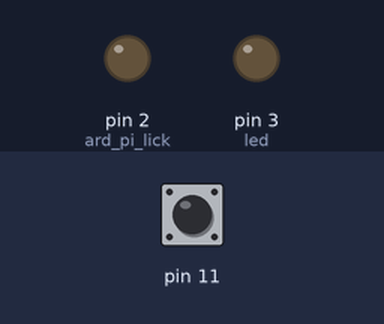
Bench run of a sketch on a simulated Arduino Uno, built with avr-gcc and run on an emulated ATmega328P. Shown: output pins drawn as LEDs (lit = HIGH). The inputs (shaded band) are chosen by the test bench; at power-on: pin 11 HIGH.

Above: at 3.7 s.
3.8 s: pin 11 pulled LOW for 0.15 s
At 3.9 s:
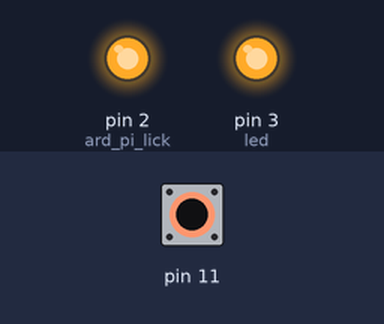
5.5 s: pin 11 pulled LOW for 3.2 s
At 9.3 s:
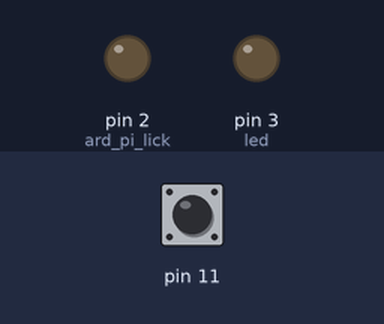
Timing chart, 0 to 10.8 s (numbered marks = the images above; inputs shaded):
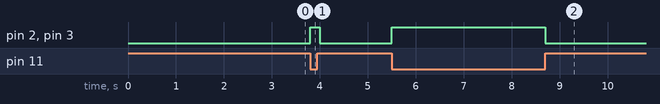

Measured:
- after the input at 3.8 s, pin 2 (ard_pi_lick), pin 3 (led): LOW → HIGH at once, → LOW 0.20 s later
- after the input at 5.5 s, pin 2 (ard_pi_lick), pin 3 (led): LOW → HIGH at once, → LOW 3.2 s later

The sketch:

lick_sensor_BaselMaze.ino
```cpp
#include <CapacitiveSensor.h>
CapacitiveSensor   cs_10_11 = CapacitiveSensor(10,11);       // 10M resistor between pins 10 & 11, pin 11 is sensor pin
//Capacitive sensor
int cs_thresh;//look at serial monitor during testing to find a value
int var;
int cs1;
//outputs to Pi
const int ard_pi_lick = 2;//output TTL
const int led = 3;//diagnostic led

void setup()
{
    cs_10_11.set_CS_AutocaL_Millis(0xFFFFFFFF);     // turn off autocalibrate on channel 1 - just as an example
//    Serial.begin(9600);//setup serial
    pinMode(ard_pi_lick, OUTPUT);
    pinMode(led, OUTPUT);
    //collect lick sensor bsl
    delay(1000);
    var = 0;
    cs_thresh=0;
    while (var < 5)
    {
      cs_thresh =  cs_thresh+cs_10_11.capacitiveSensor(1000);
      var++;
    }
    cs_thresh=(cs_thresh/5)+200;
    delay(1000);
//    Serial.print("cs_threshold   ");  //show value for trouble shooting if serial monitor is on
//    Serial.println(cs_thresh);
}

void loop()
{
    long cs1 = cs_10_11.capacitiveSensor(1000);
    var = 0;
//    Serial.print("\t");                    // tab character for debug windown spacing
//    Serial.println(cs1);

    if (cs1<cs_thresh) //capacitive sensor
    {
        digitalWrite(ard_pi_lick, LOW);
        digitalWrite(led, LOW);
    }
    else
    {
        digitalWrite(ard_pi_lick, HIGH); //on this old arduino low level is -5v and high is 0, so wired ground and pin reverse and coded high/low reverse.
        digitalWrite(led, HIGH);
    }


}
```
